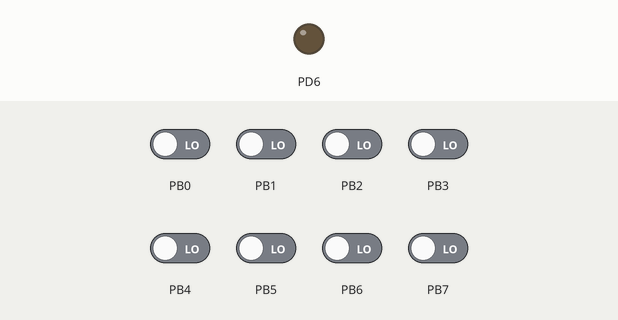
This program was run on a simulated ATmega88, built with avr-gcc and emulated at 1 MHz. On the bench: output pins drawn as LEDs (lit = HIGH). The test bench sets the inputs (shaded band); at power-on: PB0–7 LOW.

Above: at 1.2 s.
1.3 s: PB6 driven HIGH
At 2.3 s:
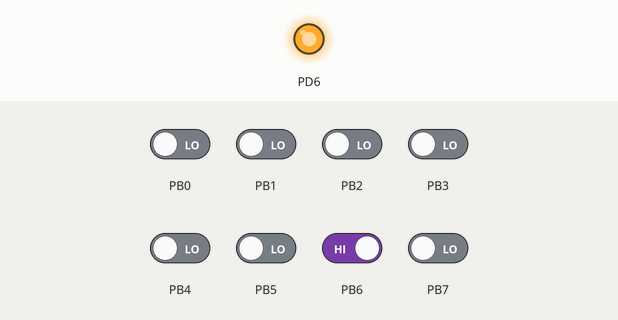
2.8 s: PB6 driven LOW
At 3.5 s:
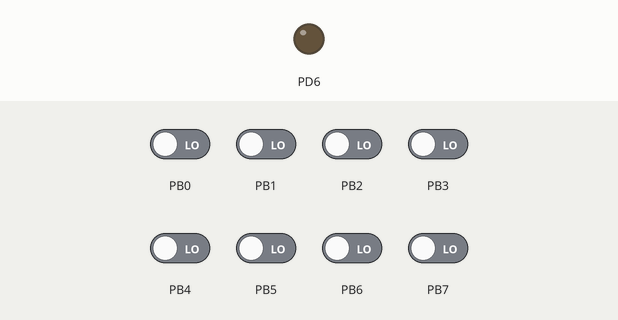
Timing chart, 0 to 5.8 s (numbered marks = the images above; inputs shaded):
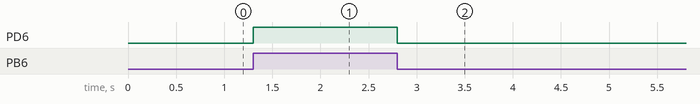

Measured:
- after the input at 1.3 s, PD6: LOW → HIGH at once
- after the input at 2.8 s, PD6: HIGH → LOW at once

The program:

main.c
```c
// playground code, copied from blink 2 program
// this code take in signal from pin PD2 and broadcast the signal in pin 6
// the signal will be analog
#include <avr/io.h>
#define F_CPU 1000000UL  // 1 MHz  CPU Clock Frequency
#include <util/delay.h>  // Include the built in Delay Function
#define sbi(var, mask)   ((var) |= (uint8_t)(1 << mask)) //set bit in I/O register
#define cbi(var, mask)   ((var) &= (uint8_t)~(1 << mask)) //clear bit in I/O register
int main (void)
{
	//1 = output, 0 = input
	DDRD = 0b01000000; // Set Pin 6 as Output and pin 7 as input
	PORTD = 0;
	int x; //define x and y
	while(1)
	{
		x = PINB;
		//y = x>>2;
		PORTD = x;
	}
	return(0);
}
```
